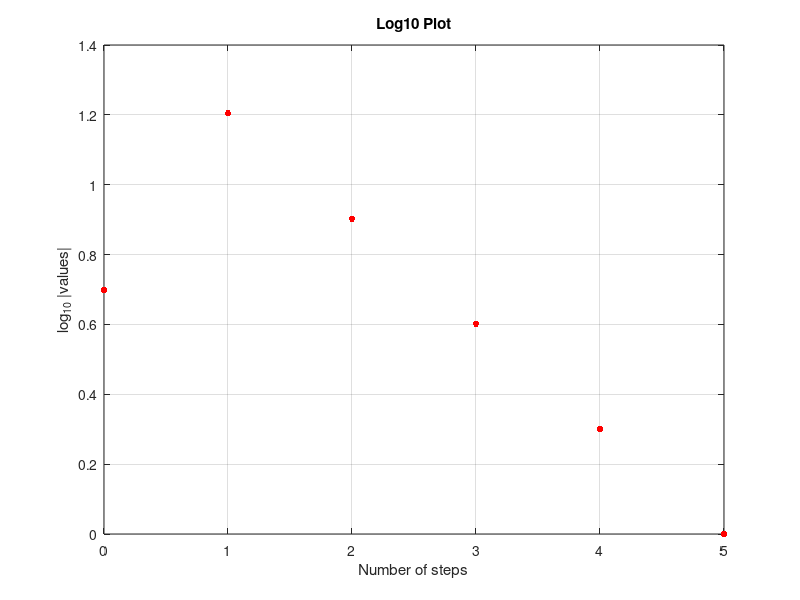

This chart was generated by the following MATLAB code:
%% =====================================================================
%  File:        collatz_interactive.m
%  Description: Interactive Collatz sequence generator with cycle detection
%               and logarithmic visualisation. Accepts any integer (positive
%               or negative), iterates the 3X+1 transformation, detects
%               cycles, and plots the trajectory on a log10 scale.
%
%  Thesis:      Investigation and visualisation of the 3X+1 Problem
%  Chapter:     3 — Core Collatz Visualisation
%  Author:      Sai Vidya Chaitanya Penta (A00047206)
%  Supervisor:  Dr Kevin Berwick
%  Institution: Technological University Dublin
%               School of Electrical and Electronics Engineering
%  MATLAB:      R2024a
%  Date:        2025-2026
%  ===================================================================== %%

n = input('Enter any integer (positive or negative): ');

sequence = n;
visited = n;   % store visited values to detect cycles

while true
    if n == 1
        break
    end

    if mod(n,2) == 0
        n = n / 2;
    else
        n = 3*n + 1;
    end

    % Stop if a cycle is detected
    if ismember(n, visited)
        sequence = [sequence n];
        disp('Cycle detected, stopping iteration.');
        break
    end

    sequence = [sequence n];
    visited = [visited n];
end

disp(sequence)

% Number of steps
steps = 0:length(sequence)-1;

% Log10 of absolute values (log of negative numbers is invalid)
log_values = log10(abs(sequence));

% Plot
figure
plot(steps, log_values, 'r.', 'MarkerSize', 15)
grid on
xlabel('Number of steps')
ylabel('log_{10} |values|')
title('Log10 Plot')
